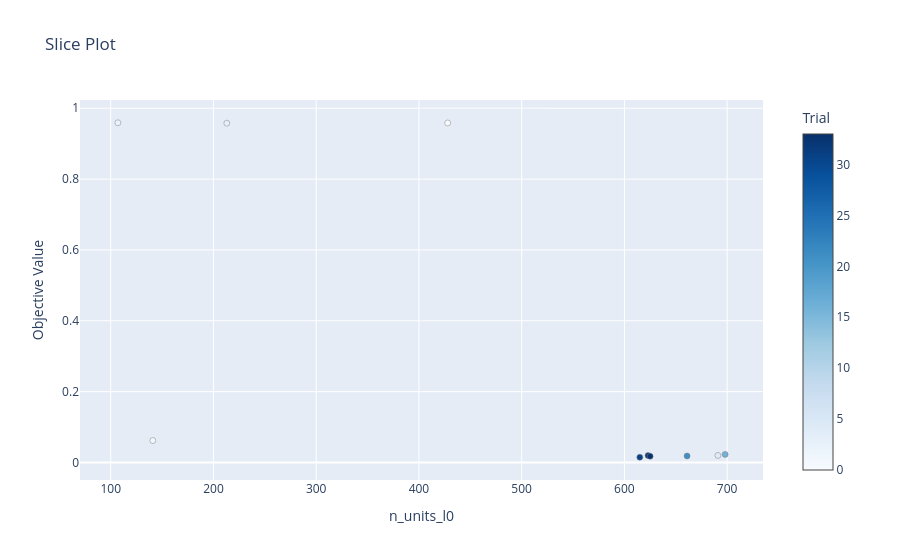

Write notebook code for a chart like this one.
### Code cell
optuna.visualization.plot_slice(study, params = ['n_units_l0']).show()

### Figure 1 — Plotly figure (JSON) as saved in the notebook; plotly's stock layout.template omitted (floating-point values rounded to 4 significant figures)
{"data": [{"marker": {"color": [0, 1, 2, 3, 4, 16, 21, 31, 32, 33], "colorbar": {"title": {"text": "Trial"}, "x": 1, "xpad": 40}, "colorscale": [[0, "rgb(247,251,255)"], [0.125, "rgb(222,235,247)"], [0.25, "rgb(198,219,239)"], [0.375, "rgb(158,202,225)"], [0.5, "rgb(107,174,214)"], [0.625, "rgb(66,146,198)"], [0.75, "rgb(33,113,181)"], [0.875, "rgb(8,81,156)"], [1, "rgb(8,48,107)"]], "line": {"color": "Grey", "width": 0.5}}, "mode": "markers", "name": "Feasible Trial", "showlegend": false, "type": "scatter", "x": [428, 141, 107, 213, 691, 698, 661, 615, 623, 625], "y": [0.9584, 0.0621, 0.959, 0.9577, 0.01995, 0.02298, 0.01857, 0.01491, 0.0196, 0.01768]}], "layout": {"title": {"text": "Slice Plot"}, "xaxis": {"title": {"text": "n_units_l0"}}, "yaxis": {"title": {"text": "Objective Value"}}}}
